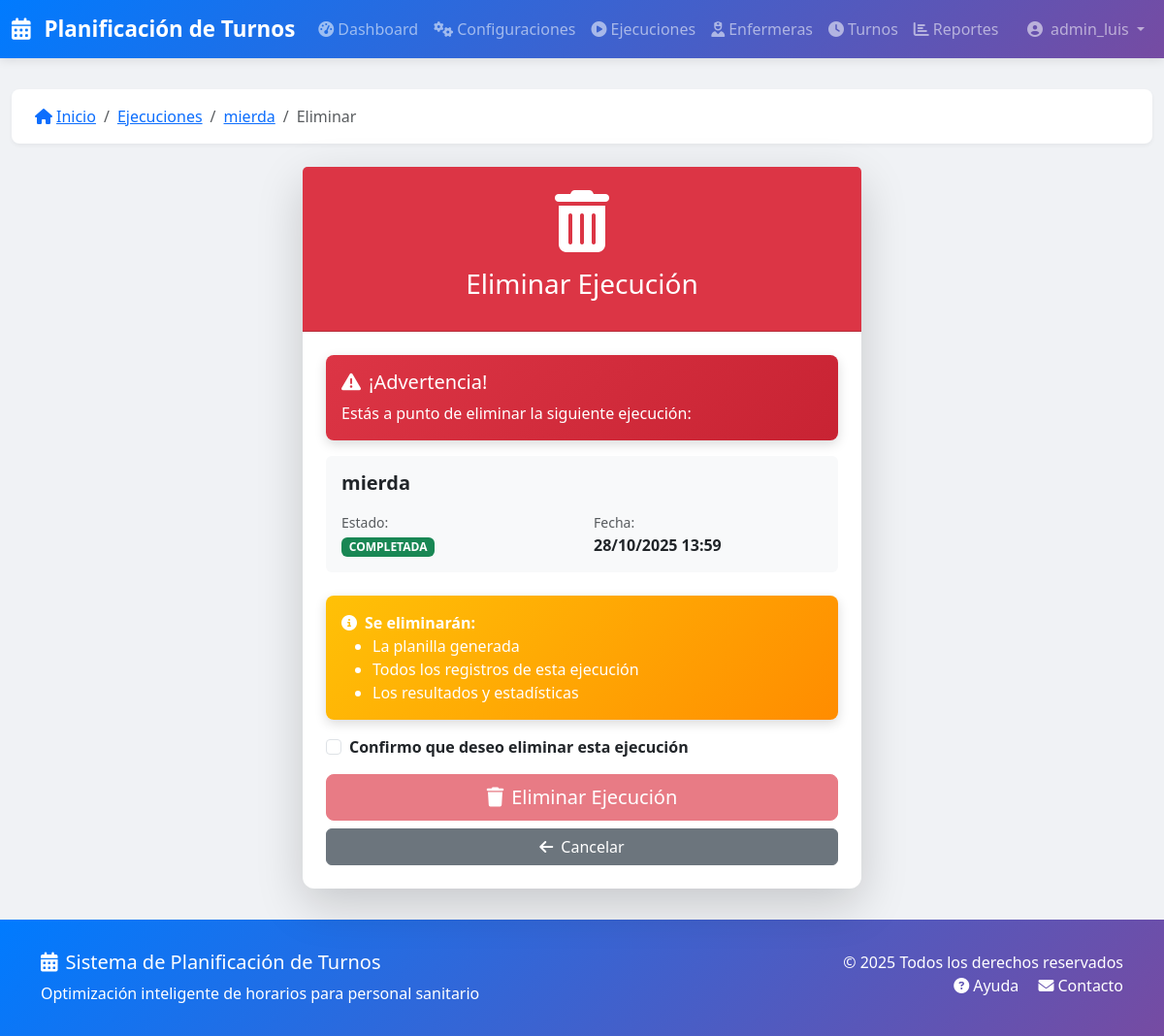
/ejecuciones/53/eliminar/ (signed in), run on the app's committed database.
### turnos/models.py (models this page shows, shortened)
class Ejecucion(models.Model):
    workspace = models.ForeignKey(
        Workspace,
        on_delete=models.CASCADE,
        related_name='ejecuciones',
        null=True,
        blank=True
    )
    ESTADO_CHOICES = [
        ('PENDIENTE', _('Pendiente')),
        ('PROCESANDO', _('Procesando')),
        ('COMPLETADA', _('Completada')),
        ('INVIABLE', _('Inviable')),
        ('ERROR', _('Error')),
    ]
    configuracion = models.ForeignKey(
        ConfiguracionPlanificacion,
        on_delete=models.CASCADE,
        related_name='ejecuciones',
        verbose_name=_('Configuración')
    )
    estado = models.CharField(_('Estado'), max_length=20, choices=ESTADO_CHOICES, default='PENDIENTE')
    fecha_inicio = models.DateTimeField(_('Fecha de inicio'), auto_now_add=True)
    fecha_fin = models.DateTimeField(_('Fecha de fin'), null=True, blank=True)
    es_optima = models.BooleanField(_('Es óptima'), default=False)
    penalizacion_total = models.FloatField(_('Penalización total'), null=True, blank=True)
    resultado = models.JSONField(_('Resultado'), default=dict, blank=True)
    mensajes = models.JSONField(_('Mensajes'), default=dict, blank=True)
    planilla = models.ForeignKey(
        'Planilla',
        on_delete=models.SET_NULL,
        null=True,
        blank=True,
        related_name='ejecucion_generada',
        verbose_name=_('Planilla')
    )
    class Meta:
        verbose_name = _('Ejecución')
        verbose_name_plural = _('Ejecuciones')
        ordering = ['-fecha_inicio']

class ConfiguracionPlanificacion(models.Model):
    workspace = models.ForeignKey(
        Workspace,
        on_delete=models.CASCADE,
        related_name='configuraciones',
        null=True,
        blank=True
    )
    nombre = models.CharField(_('Nombre'), max_length=200)
    descripcion = models.TextField(_('Descripción'), blank=True)
    activa = models.BooleanField(_('Activa'), default=True)
    num_dias = models.IntegerField(
        _('Número de días'),
        validators=[MinValueValidator(7), MaxValueValidator(365)]
    )
    fecha_inicio = models.DateField(_('Fecha de inicio'))
    enfermeras = models.ManyToManyField(Enfermera, verbose_name=_('Enfermeras'))
    turnos = models.ManyToManyField(TipoTurno, verbose_name=_('Turnos'))
    turnos_por_dia = models.ManyToManyField(TipoTurno, verbose_name=_('Turnos por día'),
                                            related_name='config_turnos_por_dia', blank=True)
    demanda_por_turno = models.JSONField(
        _('Demanda por turno'),
        default=dict,
        blank=True
    )
    restricciones_duras = models.JSONField(
        _('Restricciones duras'),
        default=list,
        blank=True,
        null=True
    )
    restricciones_blandas = models.JSONField(
        _('Restricciones blandas'),
        default=list,
        blank=True,
        null=True
    )
    patrones_turnos_json = models.JSONField(
        _('Patrones de turnos (JSON)'),
        default=list,
        blank=True,
        help_text="Patrones configurados dinámicamente desde el formulario"
    )
    patrones_turnos = models.ManyToManyField(
        PatronTurnos,
        blank=True,
        related_name='configuraciones',
        help_text="Patrones predefinidos en la base de datos (legacy)"
    )
    num_trabajadores = models.IntegerField(
        _('Número de trabajadores paralelos'),
        default=4,
        validators=[MinValueValidator(1), MaxValueValidator(8)]
    )
    tiempo_maximo_segundos = models.IntegerField(
        _('Tiempo máximo en segundos'),
        default=60,
        validators=[MinValueValidator(10), MaxValueValidator(600)]
    )
    seed = models.IntegerField(_('Semilla aleatoria'), null=True, blank=True)
    creado_por = models.ForeignKey(User, on_delete=models.SET_NULL, null=True, verbose_name=_('Creado por'))
    fecha_creacion = models.DateTimeField(_('Fecha de creación'), auto_now_add=True, editable=False)
    fecha_modificacion = models.DateTimeField(_('Fecha de modificación'), auto_now=True, editable=False)
    class Meta:
        verbose_name = _('Configuración de Planificación')
        verbose_name_plural = _('Configuraciones de Planificación')
        ordering = ['-fecha_inicio']

### turnos/views.py (the view, shortened to what this page needs)
# urls.py: path('ejecuciones/<int:pk>/eliminar/', views.EjecucionDeleteView.as_view(), name='ejecucion_eliminar'),
class EjecucionDeleteView(LoginRequiredMixin, DeleteView):
    model = Ejecucion
    template_name = 'turnos/ejecucion_confirm_delete.html'
    success_url = reverse_lazy('turnos:ejecucion_lista')

### turnos/templatetags/turnos_extras.py (called while the page is built)
@register.filter
def estado_badge(value):
    colors = {
        'PENDIENTE': 'secondary',
        'PROCESANDO': 'warning',
        'COMPLETADA': 'success',
        'ERROR': 'danger'
    }
    color = colors.get(value, 'secondary')
    return mark_safe(f'<span class="badge bg-{color}">{value}</span>')

### turnos/templates/turnos/ejecucion_confirm_delete.html (shortened to what this page needs)
{% extends 'base.html' %}
{% load static %}
{% load i18n %}
{% load turnos_extras %}
{% block breadcrumb_items %}
    <li class="breadcrumb-item"><a href="{% url 'turnos:ejecucion_lista' %}">{% trans "Ejecuciones" %}</a></li>
    <li class="breadcrumb-item"><a href="{% url 'turnos:ejecucion_detalle' ejecucion.id %}">{{ ejecucion.configuracion.nombre }}</a></li>
    <li class="breadcrumb-item active">{% trans "Eliminar" %}</li>
{% endblock %}
{% block content %}
<div class="row justify-content-center">
    <div class="col-md-6">
        <div class="card shadow-lg border-0">
            <div class="card-header bg-danger text-white text-center py-4">
                <i class="fas fa-trash-alt fa-4x mb-3"></i>
                <h3>{% trans "Eliminar Ejecución" %}</h3>
            </div>
            <div class="card-body p-4">
                <div class="alert alert-danger">
                    <h5><i class="fas fa-exclamation-triangle me-2"></i>{% trans "¡Advertencia!" %}</h5>
                    <p class="mb-0">
                        {% trans "Estás a punto de eliminar la siguiente ejecución:" %}
                    </p>
                </div>
                <div class="mb-4 p-3 bg-light rounded">
                    <h5 class="fw-bold">{{ ejecucion.configuracion.nombre }}</h5>
                    <div class="row mt-3">
                        <div class="col-6">
                            <small class="text-muted">{% trans "Estado:" %}</small>
                            <div>{{ ejecucion.estado|estado_badge }}</div>
                        </div>
                        <div class="col-6">
                            <small class="text-muted">{% trans "Fecha:" %}</small>
                            <div class="fw-bold">{{ ejecucion.fecha_inicio|date:"d/m/Y H:i" }}</div>
                        </div>
                    </div>
                </div>
                <div class="alert alert-warning">
                    <strong><i class="fas fa-info-circle me-2"></i>{% trans "Se eliminarán:" %}</strong>
                    <ul class="mb-0">
                        <li>{% trans "La planilla generada" %}</li>
                        <li>{% trans "Todos los registros de esta ejecución" %}</li>
                        <li>{% trans "Los resultados y estadísticas" %}</li>
                    </ul>
                </div>
                <form method="post" action="{% url 'turnos:ejecucion_eliminar' ejecucion.id %}">
                    <div class="form-check mb-3">
                        <input class="form-check-input" type="checkbox" id="confirmar" required>
                        <label class="form-check-label fw-bold" for="confirmar">
                            {% trans "Confirmo que deseo eliminar esta ejecución" %}
                        </label>
                    </div>
                    <div class="d-grid gap-2">
                        <button type="submit" class="btn btn-danger btn-lg" id="btn-eliminar" disabled>
                            <i class="fas fa-trash me-2"></i>{% trans "Eliminar Ejecución" %}
                        </button>
                        <a href="{% url 'turnos:ejecucion_detalle' ejecucion.id %}" class="btn btn-secondary">
                            <i class="fas fa-arrow-left me-2"></i>{% trans "Cancelar" %}
                        </a>
                    </div>
                </form>
            </div>
        </div>
    </div>
</div>
{% endblock %}

### turnos/templates/base.html (shortened to what this page needs)
{% load static %}
{% load i18n %}
<!DOCTYPE html>
<html lang="es">
<head>
    <link href="https://cdn.jsdelivr.net/npm/bootstrap@5.3.0/dist/css/bootstrap.min.css" rel="stylesheet">
    <link rel="stylesheet" href="https://cdnjs.cloudflare.com/ajax/libs/font-awesome/6.4.0/css/all.min.css">
</head>
<body>
    <nav class="navbar navbar-expand-lg navbar-dark">
        <div class="container-fluid">
            <a class="navbar-brand" href="{% url 'turnos:dashboard' %}">
                <i class="fas fa-calendar-alt me-2"></i>
                Planificación de Turnos
            </a>
            <div class="collapse navbar-collapse" id="navbarNav">
                <ul class="navbar-nav me-auto">
                    <li class="nav-item">
                        <a class="nav-link" href="{% url 'turnos:dashboard' %}">
                            <i class="fas fa-tachometer-alt me-1"></i>Dashboard
                        </a>
                    </li>
                    <li class="nav-item">
                        <a class="nav-link" href="{% url 'turnos:config_lista' %}">
                            <i class="fas fa-cogs me-1"></i>Configuraciones
                        </a>
                    </li>
                    <li class="nav-item">
                        <a class="nav-link" href="{% url 'turnos:ejecucion_lista' %}">
                            <i class="fas fa-play-circle me-1"></i>Ejecuciones
                        </a>
                    </li>
                    <li class="nav-item">
                        <a class="nav-link" href="{% url 'turnos:enfermera_lista' %}">
                            <i class="fas fa-user-nurse me-1"></i>Enfermeras
                        </a>
                    </li>
                    <li class="nav-item">
                        <a class="nav-link" href="{% url 'turnos:tipo_turno_lista' %}">
                            <i class="fas fa-clock me-1"></i>Turnos
                        </a>
                    </li>
                    <li class="nav-item">
                        <a class="nav-link" href="{% url 'turnos:reportes' %}">
                            <i class="fas fa-chart-bar me-1"></i>Reportes
                        </a>
                    </li>
                </ul>
                <ul class="navbar-nav">
                    {% if user.is_authenticated %}
                    <li class="nav-item dropdown">
                        <a class="nav-link dropdown-toggle" href="#" id="userDropdown" role="button" data-bs-toggle="dropdown">
                            <i class="fas fa-user-circle me-1"></i>
                            {{ user.get_full_name|default:user.username }}
                        </a>
                    </li>
                    {% else %}
                    <li class="nav-item">
                        <a class="nav-link" href="{% url 'accounts:login' %}">
                            <i class="fas fa-sign-in-alt me-1"></i>Iniciar Sesión
                        </a>
                    </li>
                    {% endif %}
                </ul>
            </div>
        </div>
    </nav>
    <main class="main-content">
        <div class="container-fluid">
            {% block breadcrumb %}
            <nav aria-label="breadcrumb">
                <ol class="breadcrumb">
                    <li class="breadcrumb-item">
                        <a href="{% url 'turnos:dashboard' %}">
                            <i class="fas fa-home me-1"></i>Inicio
                        </a>
                    </li>
                    {% block breadcrumb_items %}{% endblock %}
                </ol>
            </nav>
            {% endblock %}
            {% block content %}{% endblock %}
        </div>
    </main>
    <footer>
        <div class="container">
            <div class="row">
                <div class="col-md-6">
                    <h5><i class="fas fa-calendar-alt me-2"></i>Sistema de Planificación de Turnos</h5>
                    <p class="mb-0">Optimización inteligente de horarios para personal sanitario</p>
                </div>
                <div class="col-md-6 text-md-end">
                    <p class="mb-0">&copy; 2025 Todos los derechos reservados</p>
                    <p class="mb-0">
                        <a href="#" class="text-white text-decoration-none me-3">
                            <i class="fas fa-question-circle me-1"></i>Ayuda
                        </a>
                        <a href="#" class="text-white text-decoration-none">
                            <i class="fas fa-envelope me-1"></i>Contacto
                        </a>
                    </p>
                </div>
            </div>
        </div>
    </footer>
    <link rel="stylesheet" href="{% static 'css/custom.css' %}">
</body>
</html>

### turnos/templates/base.html (style rules this page uses)
:root { --primary-color: #667eea; --secondary-color: #764ba2; --success-color: #28a745; --danger-color: #dc3545; --warning-color: #ffc107; --info-color: #17a2b8; --dark-color: #343a40; --light-color: #f8f9fa; }
body { font-family: 'Segoe UI', Tahoma, Geneva, Verdana, sans-serif; background-color: #f0f2f5; min-height: 100vh; display: flex; flex-direction: column; }
.navbar { background: linear-gradient(135deg, var(--primary-color), var(--secondary-color)); box-shadow: 0 2px 10px rgba(0,0,0,0.1); }
.navbar-brand { font-weight: 700; font-size: 1.4rem; }
.main-content { flex: 1; padding: 2rem 0; }
.breadcrumb { background: white; padding: 1rem 1.5rem; border-radius: 8px; box-shadow: 0 2px 4px rgba(0,0,0,0.05); margin-bottom: 1.5rem; }
.card { border: none; border-radius: 12px; box-shadow: 0 2px 8px rgba(0,0,0,0.08); transition: all 0.3s ease; }
footer { background: linear-gradient(135deg, var(--primary-color), var(--secondary-color)); color: white; padding: 2rem 0; margin-top: auto; }
.alert { margin-bottom: 1rem; box-shadow: 0 4px 12px rgba(0,0,0,0.15); border: none; border-radius: 8px; }
.alert-error, .alert-danger { background: linear-gradient(135deg, #dc3545, #c82333); color: white; }
.alert-warning { background: linear-gradient(135deg, #ffc107, #ff8c00); color: white; }

### data on the page
Ejecucion: configuracion.nombre "mierda", estado|estado_badge "COMPLETADA", fecha_inicio "28/10/2025 13:59"

### other printed values
{{ user.get_full_name|default:user.username }} "admin_luis"
